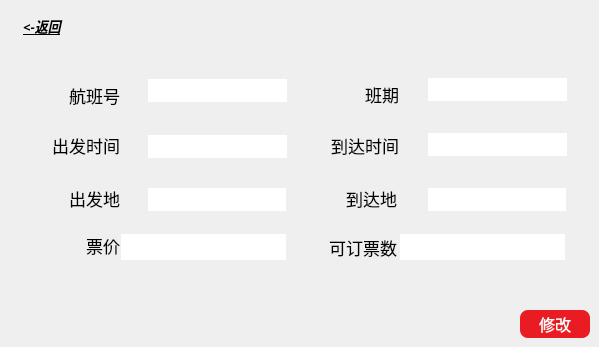
           <widget class="QWidget" name="page_change">
            <property name="styleSheet">
             <string notr="true">QLineEdit{
	font: 12pt &quot;宋体&quot;;
}</string>
            </property>
            <widget class="QLineEdit" name="lineEditLauTime_2">
             <property name="geometry">
              <rect>
               <x>148</x>
               <y>135</y>
               <width>139</width>
               <height>23</height>
              </rect>
             </property>
             <property name="font">
              <font>
               <family>宋体</family>
               <pointsize>12</pointsize>
               <weight>50</weight>
               <italic>false</italic>
               <bold>false</bold>
              </font>
             </property>
             <property name="styleSheet">
              <string notr="true">border:none</string>
             </property>
             <property name="alignment">
              <set>Qt::AlignLeading|Qt::AlignLeft|Qt::AlignVCenter</set>
             </property>
            </widget>
            <widget class="QLineEdit" name="lineEditArr_2">
             <property name="geometry">
              <rect>
               <x>428</x>
               <y>188</y>
               <width>138</width>
               <height>23</height>
              </rect>
             </property>
             <property name="font">
              <font>
               <family>宋体</family>
               <pointsize>12</pointsize>
               <weight>50</weight>
               <italic>false</italic>
               <bold>false</bold>
              </font>
             </property>
             <property name="styleSheet">
              <string notr="true">border:none</string>
             </property>
             <property name="alignment">
              <set>Qt::AlignLeading|Qt::AlignLeft|Qt::AlignVCenter</set>
             </property>
            </widget>
            <widget class="QLabel" name="label_28">
             <property name="geometry">
              <rect>
               <x>308</x>
               <y>130</y>
               <width>91</width>
               <height>31</height>
              </rect>
             </property>
             <property name="font">
              <font>
               <family>宋体</family>
               <pointsize>13</pointsize>
               <weight>50</weight>
               <italic>false</italic>
               <bold>false</bold>
              </font>
             </property>
             <property name="styleSheet">
              <string notr="true">font: 13pt &quot;宋体&quot;;</string>
             </property>
             <property name="text">
              <string>到达时间</string>
             </property>
             <property name="alignment">
              <set>Qt::AlignRight|Qt::AlignTrailing|Qt::AlignVCenter</set>
             </property>
            </widget>
            <widget class="QLabel" name="label_29">
             <property name="geometry">
              <rect>
               <x>400</x>
               <y>74</y>
               <width>168</width>
               <height>36</height>
              </rect>
             </property>
             <property name="styleSheet">
              <string notr="true">
image: url(:/imag/imag/icon.10.png);</string>
             </property>
             <property name="text">
              <string/>
             </property>
            </widget>
            <widget class="QLabel" name="label_30">
             <property name="geometry">
              <rect>
               <x>29</x>
               <y>230</y>
               <width>91</width>
               <height>31</height>
              </rect>
             </property>
             <property name="font">
              <font>
               <family>宋体</family>
               <pointsize>13</pointsize>
               <weight>50</weight>
               <italic>false</italic>
               <bold>false</bold>
              </font>
             </property>
             <property name="styleSheet">
              <string notr="true">font: 13pt &quot;宋体&quot;;</string>
             </property>
             <property name="text">
              <string>票价</string>
             </property>
             <property name="alignment">
              <set>Qt::AlignRight|Qt::AlignTrailing|Qt::AlignVCenter</set>
             </property>
            </widget>
            <widget class="QLineEdit" name="lineEditDate_4">
             <property name="geometry">
              <rect>
               <x>428</x>
               <y>78</y>
               <width>139</width>
               <height>23</height>
              </rect>
             </property>
             <property name="font">
              <font>
               <family>宋体</family>
               <pointsize>12</pointsize>
               <weight>50</weight>
               <italic>false</italic>
               <bold>false</bold>
              </font>
             </property>
             <property name="styleSheet">
              <string notr="true">border:none</string>
             </property>
             <property name="alignment">
              <set>Qt::AlignLeading|Qt::AlignLeft|Qt::AlignVCenter</set>
             </property>
            </widget>
            <widget class="QLabel" name="label_31">
             <property name="geometry">
              <rect>
               <x>121</x>
               <y>129</y>
               <width>168</width>
               <height>36</height>
              </rect>
             </property>
             <property name="styleSheet">
              <string notr="true">
image: url(:/imag/imag/icon.10.png);</string>
             </property>
             <property name="text">
              <string/>
             </property>
            </widget>
            <widget class="QLabel" name="label_32">
             <property name="geometry">
              <rect>
               <x>29</x>
               <y>80</y>
               <width>91</width>
               <height>31</height>
              </rect>
             </property>
             <property name="font">
              <font>
               <family>宋体</family>
               <pointsize>13</pointsize>
               <weight>50</weight>
               <italic>false</italic>
               <bold>false</bold>
              </font>
             </property>
             <property name="styleSheet">
              <string notr="true">font: 13pt &quot;宋体&quot;;</string>
             </property>
             <property name="text">
              <string>航班号</string>
             </property>
             <property name="alignment">
              <set>Qt::AlignRight|Qt::AlignTrailing|Qt::AlignVCenter</set>
             </property>
            </widget>
            <widget class="QLabel" name="label_33">
             <property name="geometry">
              <rect>
               <x>29</x>
               <y>130</y>
               <width>91</width>
               <height>31</height>
              </rect>
             </property>
             <property name="font">
              <font>
               <family>宋体</family>
               <pointsize>13</pointsize>
               <weight>50</weight>
               <italic>false</italic>
               <bold>false</bold>
              </font>
             </property>
             <property name="styleSheet">
              <string notr="true">font: 13pt &quot;宋体&quot;;</string>
             </property>
             <property name="text">
              <string>出发时间</string>
             </property>
             <property name="alignment">
              <set>Qt::AlignRight|Qt::AlignTrailing|Qt::AlignVCenter</set>
             </property>
            </widget>
            <widget class="QLineEdit" name="lineEditPrice1_2">
             <property name="geometry">
              <rect>
               <x>121</x>
               <y>234</y>
               <width>165</width>
               <height>26</height>
              </rect>
             </property>
             <property name="font">
              <font>
               <family>宋体</family>
               <pointsize>12</pointsize>
               <weight>50</weight>
               <italic>false</italic>
               <bold>false</bold>
              </font>
             </property>
             <property name="styleSheet">
              <string notr="true">border:none</string>
             </property>
             <property name="alignment">
              <set>Qt::AlignCenter</set>
             </property>
            </widget>
            <widget class="QLabel" name="label_35">
             <property name="geometry">
              <rect>
               <x>400</x>
               <y>181</y>
               <width>168</width>
               <height>36</height>
              </rect>
             </property>
             <property name="styleSheet">
              <string notr="true">
image: url(:/imag/imag/icon.9.png);</string>
             </property>
             <property name="text">
              <string/>
             </property>
            </widget>
            <widget class="QLabel" name="label_36">
             <property name="geometry">
              <rect>
               <x>308</x>
               <y>79</y>
               <width>91</width>
               <height>31</height>
              </rect>
             </property>
             <property name="font">
              <font>
               <family>宋体</family>
               <pointsize>13</pointsize>
               <weight>50</weight>
               <italic>false</italic>
               <bold>false</bold>
              </font>
             </property>
             <property name="styleSheet">
              <string notr="true">font: 13pt &quot;宋体&quot;;</string>
             </property>
             <property name="text">
              <string>班期</string>
             </property>
             <property name="alignment">
              <set>Qt::AlignRight|Qt::AlignTrailing|Qt::AlignVCenter</set>
             </property>
            </widget>
            <widget class="QLabel" name="label_37">
             <property name="geometry">
              <rect>
               <x>121</x>
               <y>74</y>
               <width>168</width>
               <height>36</height>
              </rect>
             </property>
             <property name="styleSheet">
              <string notr="true">
image: url(:/imag/imag/icon.9.png);</string>
             </property>
             <property name="text">
              <string/>
             </property>
            </widget>
            <widget class="QLineEdit" name="lineEditArrTime_2">
             <property name="geometry">
              <rect>
               <x>428</x>
               <y>133</y>
               <width>139</width>
               <height>23</height>
              </rect>
             </property>
             <property name="font">
              <font>
               <family>宋体</family>
               <pointsize>12</pointsize>
               <weight>50</weight>
               <italic>false</italic>
               <bold>false</bold>
              </font>
             </property>
             <property name="styleSheet">
              <string notr="true">border:none</string>
             </property>
             <property name="alignment">
              <set>Qt::AlignLeading|Qt::AlignLeft|Qt::AlignVCenter</set>
             </property>
            </widget>
            <widget class="QLabel" name="label_38">
             <property name="geometry">
              <rect>
               <x>400</x>
               <y>128</y>
               <width>168</width>
               <height>36</height>
              </rect>
             </property>
             <property name="styleSheet">
              <string notr="true">
image: url(:/imag/imag/icon.10.png);</string>
             </property>
             <property name="text">
              <string/>
             </property>
            </widget>
            <widget class="QLabel" name="label_39">
             <property name="geometry">
              <rect>
               <x>306</x>
               <y>183</y>
               <width>91</width>
               <height>31</height>
              </rect>
             </property>
             <property name="font">
              <font>
               <family>宋体</family>
               <pointsize>13</pointsize>
               <weight>50</weight>
               <italic>false</italic>
               <bold>false</bold>
              </font>
             </property>
             <property name="styleSheet">
              <string notr="true">font: 13pt &quot;宋体&quot;;</string>
             </property>
             <property name="text">
              <string>到达地</string>
             </property>
             <property name="alignment">
              <set>Qt::AlignRight|Qt::AlignTrailing|Qt::AlignVCenter</set>
             </property>
            </widget>
            <widget class="QLabel" name="label_40">
             <property name="geometry">
              <rect>
               <x>121</x>
               <y>181</y>
               <width>168</width>
               <height>36</height>
              </rect>
             </property>
             <property name="styleSheet">
              <string notr="true">
image: url(:/imag/imag/icon.9.png);</string>
             </property>
             <property name="text">
              <string/>
             </property>
            </widget>
            <widget class="QLabel" name="label_41">
             <property name="geometry">
              <rect>
               <x>306</x>
               <y>232</y>
               <width>91</width>
               <height>31</height>
              </rect>
             </property>
             <property name="font">
              <font>
               <family>宋体</family>
               <pointsize>13</pointsize>
               <weight>50</weight>
               <italic>false</italic>
               <bold>false</bold>
              </font>
             </property>
             <property name="styleSheet">
              <string notr="true">font: 13pt &quot;宋体&quot;;</string>
             </property>
             <property name="text">
              <string>可订票数</string>
             </property>
             <property name="alignment">
              <set>Qt::AlignRight|Qt::AlignTrailing|Qt::AlignVCenter</set>
             </property>
            </widget>
            <widget class="QPushButton" name="pushButtonBack_tosearch">
             <property name="geometry">
              <rect>
               <x>2</x>
               <y>15</y>
               <width>80</width>
               <height>21</height>
              </rect>
             </property>
             <property name="font">
              <font>
               <family>宋体</family>
               <pointsize>10</pointsize>
               <weight>75</weight>
               <italic>true</italic>
               <bold>true</bold>
               <underline>true</underline>
               <strikeout>false</strikeout>
               <kerning>true</kerning>
              </font>
             </property>
             <property name="cursor">
              <cursorShape>ArrowCursor</cursorShape>
             </property>
             <property name="mouseTracking">
              <bool>true</bool>
             </property>
             <property name="styleSheet">
              <string notr="true">QPushButton { background-color: none; border-radius: 3px; color: black; } 
QPushButton:hover { background-color:rgb(233, 182, 163); }
</string>
             </property>
             <property name="text">
              <string>&lt;-返回</string>
             </property>
            </widget>
            <widget class="QLabel" name="label_42">
             <property name="geometry">
              <rect>
               <x>29</x>
               <y>183</y>
               <width>91</width>
               <height>31</height>
              </rect>
             </property>
             <property name="font">
              <font>
               <family>宋体</family>
               <pointsize>13</pointsize>
               <weight>50</weight>
               <italic>false</italic>
               <bold>false</bold>
              </font>
             </property>
             <property name="styleSheet">
              <string notr="true">font: 13pt &quot;宋体&quot;;</string>
             </property>
             <property name="text">
              <string>出发地</string>
             </property>
             <property name="alignment">
              <set>Qt::AlignRight|Qt::AlignTrailing|Qt::AlignVCenter</set>
             </property>
            </widget>
            <widget class="QLineEdit" name="lineEditCode_2">
             <property name="geometry">
              <rect>
               <x>148</x>
               <y>79</y>
               <width>139</width>
               <height>23</height>
              </rect>
             </property>
             <property name="font">
              <font>
               <family>宋体</family>
               <pointsize>12</pointsize>
               <weight>50</weight>
               <italic>false</italic>
               <bold>false</bold>
              </font>
             </property>
             <property name="styleSheet">
              <string notr="true">border:none;
</string>
             </property>
             <property name="alignment">
              <set>Qt::AlignLeading|Qt::AlignLeft|Qt::AlignVCenter</set>
             </property>
            </widget>
            <widget class="QLineEdit" name="lineEditLau_2">
             <property name="geometry">
              <rect>
               <x>148</x>
               <y>188</y>
               <width>138</width>
               <height>23</height>
              </rect>
             </property>
             <property name="font">
              <font>
               <family>宋体</family>
               <pointsize>12</pointsize>
               <weight>50</weight>
               <italic>false</italic>
               <bold>false</bold>
              </font>
             </property>
             <property name="styleSheet">
              <string notr="true">border:none</string>
             </property>
             <property name="alignment">
              <set>Qt::AlignLeading|Qt::AlignLeft|Qt::AlignVCenter</set>
             </property>
            </widget>
            <widget class="QPushButton" name="pushButton_8">
             <property name="geometry">
              <rect>
               <x>520</x>
               <y>310</y>
               <width>70</width>
               <height>28</height>
              </rect>
             </property>
             <property name="font">
              <font>
               <family>宋体</family>
               <pointsize>12</pointsize>
               <weight>50</weight>
               <italic>false</italic>
               <bold>false</bold>
              </font>
             </property>
             <property name="styleSheet">
              <string notr="true">QPushButton { 
background-color: rgb(233, 28, 35); 
border-radius: 8px;
 color: rgb(255, 255, 255);
	font: 12pt &quot;宋体&quot;;
 } 
QPushButton:hover { background-color:rgb(255, 32, 36); }
</string>
             </property>
             <property name="text">
              <string>修改</string>
             </property>
             <property name="icon">
              <iconset theme="audio-card">
               <normaloff>C:/Users/刘子涵/航班订票管理系统/航班订票管理系统/System_manage</normaloff>C:/Users/刘子涵/航班订票管理系统/航班订票管理系统/System_manage</iconset>
             </property>
             <property name="checkable">
              <bool>false</bool>
             </property>
             <property name="checked">
              <bool>false</bool>
             </property>
             <property name="autoDefault">
              <bool>false</bool>
             </property>
             <property name="default">
              <bool>false</bool>
             </property>
            </widget>
            <widget class="QLineEdit" name="lineEditNumber_2">
             <property name="geometry">
              <rect>
               <x>400</x>
               <y>234</y>
               <width>165</width>
               <height>26</height>
              </rect>
             </property>
             <property name="font">
              <font>
               <family>宋体</family>
               <pointsize>12</pointsize>
               <weight>50</weight>
               <italic>false</italic>
               <bold>false</bold>
              </font>
             </property>
             <property name="styleSheet">
              <string notr="true">border:none</string>
             </property>
             <property name="alignment">
              <set>Qt::AlignCenter</set>
             </property>
            </widget>
            <widget class="QStackedWidget" name="stackedWidget_5">
             <property name="geometry">
              <rect>
               <x>200</x>
               <y>270</y>
               <width>281</width>
               <height>31</height>
              </rect>
             </property>
             <property name="currentIndex">
              <number>0</number>
             </property>
             <widget class="QWidget" name="page_13"/>
             <widget class="QWidget" name="page_14">
              <widget class="QLabel" name="label_9">
               <property name="geometry">
                <rect>
                 <x>110</x>
                 <y>10</y>
                 <width>60</width>
                 <height>12</height>
                </rect>
               </property>
               <property name="styleSheet">
                <string notr="true">color: rgb(0, 170, 0);</string>
               </property>
               <property name="text">
                <string>修改成功！</string>
               </property>
              </widget>
             </widget>
             <widget class="QWidget" name="page_15">
              <widget class="QLabel" name="label_18">
               <property name="geometry">
                <rect>
                 <x>100</x>
                 <y>10</y>
                 <width>84</width>
                 <height>12</height>
                </rect>
               </property>
               <property name="styleSheet">
                <string notr="true">color: rgb(255, 0, 0);</string>
               </property>
               <property name="text">
                <string>输入不能为空！</string>
               </property>
              </widget>
             </widget>
             <widget class="QWidget" name="page_16">
              <widget class="QLabel" name="label_45">
               <property name="geometry">
                <rect>
                 <x>90</x>
                 <y>10</y>
                 <width>108</width>
                 <height>12</height>
                </rect>
               </property>
               <property name="styleSheet">
                <string notr="true">color: rgb(255, 0, 0);</string>
               </property>
               <property name="text">
                <string>该航班号已经存在！</string>
               </property>
              </widget>
             </widget>
            </widget>
            <zorder>label_35</zorder>
            <zorder>label_31</zorder>
            <zorder>label_38</zorder>
            <zorder>lineEditLauTime_2</zorder>
            <zorder>lineEditArr_2</zorder>
            <zorder>label_28</zorder>
            <zorder>label_29</zorder>
            <zorder>label_30</zorder>
            <zorder>lineEditDate_4</zorder>
            <zorder>label_32</zorder>
            <zorder>label_33</zorder>
            <zorder>lineEditPrice1_2</zorder>
            <zorder>label_36</zorder>
            <zorder>label_37</zorder>
            <zorder>lineEditArrTime_2</zorder>
            <zorder>label_39</zorder>
            <zorder>label_40</zorder>
            <zorder>label_41</zorder>
            <zorder>pushButtonBack_tosearch</zorder>
            <zorder>label_42</zorder>
            <zorder>lineEditCode_2</zorder>
            <zorder>lineEditLau_2</zorder>
            <zorder>pushButton_8</zorder>
            <zorder>lineEditNumber_2</zorder>
            <zorder>stackedWidget_5</zorder>
           </widget>
